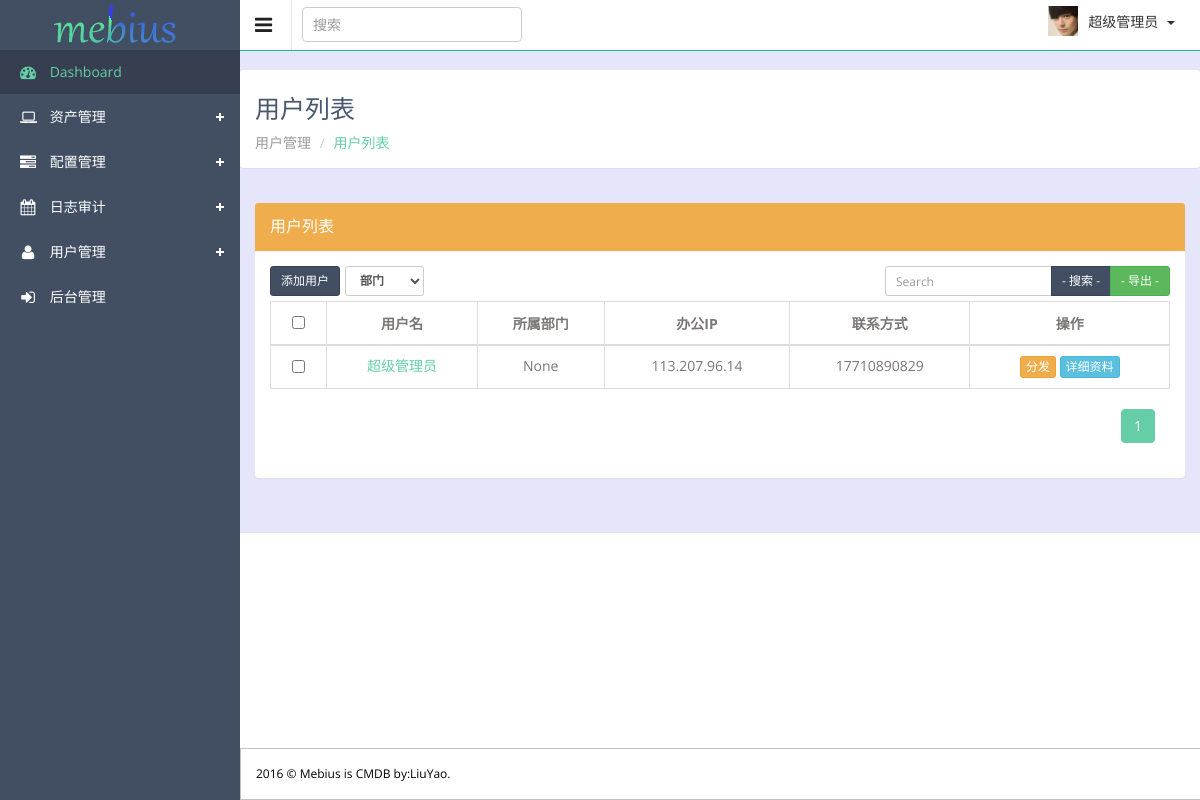
The app's page /member/user/ (signed in) with its own data.
### member/models.py (models this page shows, shortened)
class UserProfile(models.Model):
    user = models.OneToOneField(User,verbose_name='后台用户')
    name = models.CharField(max_length=32,verbose_name='姓名')
    head_img = models.ImageField(blank=True,null=True,upload_to="uploads/portrait",verbose_name='头像')
    email = models.EmailField(max_length=64,blank=True,null=True,verbose_name='邮箱')
    phone = models.CharField(verbose_name='手机号',max_length=128)
    department = models.ForeignKey('Group',verbose_name='部门',null=True,blank=True)
    ip = models.GenericIPAddressField(max_length=32,verbose_name='办公IP')
    secret_key = models.TextField(verbose_name='密钥')
    memo = models.TextField(verbose_name='备注', null=True, blank=True)
    create_date  = models.DateField(verbose_name='注册时间',auto_now=True)
    class Meta:
        verbose_name = '成员'
        verbose_name_plural = '成员'

### member/views.py (the view)
@login_required
def user(request):
    group = models.Group.objects.all()
    userlist = models.UserProfile.objects.all()
    paginator = Paginator(userlist,10)
    page = request.GET.get('page')
    try:
        userlist_objs = paginator.page(page)
        print(userlist_objs)
    except PageNotAnInteger:
        userlist_objs = paginator.page(1)
    except EmptyPage:
        userlist_objs = paginator.page(paginator.num_pages)
    return render(request,'member/user.html',{'userlist_objs':userlist_objs,'group':group})

### member/templatetags/memtags.py (called while the page is built)
@register.filter
def cut_url(img):
    try:
        url = img.name.split("/",maxsplit=1)[-1]
        return url
    except:
        return 1

@register.simple_tag
def gusee_page(current_page,loop_num):
    offset = abs(current_page - loop_num)
    if offset <5:
        if current_page == loop_num:
            page_ele = ''' <li class="paginate_button active"  aria-controls="editable" tabindex="0"><a class="page" href="?page=%s"  title="第%s页">%s</a></li>'''%(loop_num,loop_num,loop_num)
        else:
            page_ele = ''' <li class="paginate_button"  aria-controls="editable" tabindex="0"><a class="page" href="?page=%s"  title="第%s页">%s</a></li>'''%(loop_num,loop_num,loop_num)
        return format_html(page_ele)
    else:
        return ''

### templates/member/user.html (shortened to what this page needs)
{% extends 'master/base.html' %}
{% load memtags %}
{% block main-title %}用户列表{% endblock %}
{% block main-father %}用户管理{% endblock %}
{% block main-name %}用户列表{% endblock %}
{% block content %}
<div class="wrapper">
        <div class="panel panel-warning">
            <div class="panel-heading">
                <h3 class="panel-title">用户列表</h3>
            </div>
            <div class="panel-body">
                <form id="assetform">
                                     <div class="col-sm-1" style="padding-left: 0">
                            <a href="" id="adduser" class="btn btn-sm btn-primary "> 添加用户 </a>
                        </div>
                        <div class="col-sm-7" style="padding-left: 0">
                            <label>
                                <select name="idc" class="form-control m-b input-sm" onchange="">
                                    <option value="">部门</option>
                                </select>
                            </label>
                        </div>
                        <div class="col-sm-4" style="padding-right: 0">
                             <div class="input-group inline-group">
                                <input type="text" class="form-control m-b input-sm" id="search_input" name="keyword" value="" placeholder="Search">
                                <div class="input-group-btn">
                                    <button id='search_btn' href="#" type="button" class="btn btn-sm btn-primary search-btn"  onclick="change_info()">
                                        - 搜索 -
                                    </button>
                                    <button type="button" href="#" name="export" class="btn btn-sm btn-success search-btn-excel" onclick="return false">
                                        - 导出 -
                                    </button>
                                </div>
                            </div>
                        </div>
                    <table class="table  table-bordered " id="editable" name="editable">
                            <thead>
                                <tr>
                                    <th class="text-center">
                                        <input id="checkall" type="checkbox" class="i-checks" name="checkall" value="checkall" data-editable='false' onclick="check_all('asset_form')">
                                    </th>
                                    <th class="text-center">用户名 </th>
                                    <th class="text-center" name="ip">所属部门</th>
                                    <th class="text-center">办公IP</th>
                                    <th class="text-center">联系方式</th>
                                    <th class="text-center"> 操作 </th>
                                </tr>
                            </thead>
                            <tbody>
                                {% for user in userlist_objs %}
                                <tr class="gradeX">
                                    <td class="text-center" name="id" value="{{ user.id }}" data-editable='false'>
                                        <input name="id" value="{{ user.id }}" type="checkbox" class="i-checks">
                                    </td>
                                    <td class="text-center hostname"> <a href="{% url 'userdetail' user.id %}">{{ user.name }}</a></td>
                                    <td class="text-center">{{ user.department }}</td>
                                    <td class="text-center">{{ user.ip }}</td>
                                    <td class="text-center">{{ user.phone }}</td>
                                    <td class="text-center" data-editable='false'>
                                        <a value="#" class="conn btn btn-xs btn-warning">分发</a>
                                        <a href="{% url 'userdetail' user.id %}" class="btn btn-xs btn-info">详细资料</a>
                                    </td>
                                </tr>
                                {% endfor %}
                            </tbody>
                        </table>
                    <div class="col-sm-6">
                    </div>
                        <div class="col-sm-6">
                                        <div class="dataTables_paginate paging_simple_numbers" id="editable_paginate">
                                            <ul class="pagination" style="margin-top: 0; float: right">
                                             {% for page_num in userlist_objs.paginator.page_range %}
                                                {% gusee_page userlist_objs.number page_num %}
                                            {% endfor %}
                                            </ul>
                                        </div>
                        </div>
                </form>
            </div>
</div>
        </div>
{% endblock %}

### templates/master/base.html (shortened to what this page needs)
{% load memtags %}
<!DOCTYPE html>
<html lang="en">
<head>
  <link href="/statics/css/base.css" rel="stylesheet">
  <link href="/statics/css/buttons.css" rel="stylesheet">
<link rel="stylesheet" type="text/css" href="/statics/plugins/sweetalert/sweetalert.css">
</head>
<body class="sticky-header">
<section>
    <div class="left-side sticky-left-side">
        <div class="logo">
            <a href="{% url 'index' %}"><img src="/statics/images/logo1.png" alt=""></a>
        </div>
        <div class="left-side-inner">
            <ul class="nav nav-pills nav-stacked custom-nav">
                <li class="active"><a href="{% url 'index' %}"><i class="fa fa-dashboard"></i> <span>Dashboard</span></a></li>
                <li class="menu-list"><a href=""><i class="fa fa-laptop"></i> <span>资产管理</span></a>
                </li>
                <li class="menu-list"><a href=""><i class="fa fa-tasks"></i> <span>配置管理</span></a>
                </li>
                <li class="menu-list"><a href=""><i class="fa fa-calendar"></i> <span>日志审计</span></a>
                </li>
                <li class="menu-list"><a href=""><i class="fa fa-user"></i> <span>用户管理</span></a>
                </li>
                <li><a href="/admin/"><i class="fa fa-sign-in"></i> <span>后台管理</span></a></li>
            </ul>
        </div>
    </div>
    <div class="main-content" >
        <div class="header-section">
            <a class="toggle-btn"><i class="fa fa-bars"></i></a>
            <form class="searchform" action="#" method="post">
                <input type="text" class="form-control" name="keyword" placeholder="搜索" />
            </form>
            <div class="menu-right" style="">
                <ul class="notification-menu">
                    <li>
                        <img alt="" src="/statics/{{ request.user.userprofile.head_img | cut_url }}" style="width:30px;height:30px;float:left;margin-top:6px;"/>
                        <a href="#" class="btn btn-default dropdown-toggle" data-toggle="dropdown">
                            <span id="user">{% block username %}{{ request.user.userprofile.name }}{% endblock %}</span>
                            <span class="caret"></span>
                        </a>
                    </li>
                </ul>
            </div>
        </div>
        <div class="page-heading panel">
            <h3>
                 {% block main-title %}仪表盘{% endblock %}
            </h3>
            <ul class="breadcrumb">
                <li>
                    <a href="#">{% block main-father %}Dashboard{% endblock %}</a>
                </li>
                <li class="active">{% block main-name %}Dashboard{% endblock %}</li>
            </ul>
        </div>
        {% block content %}{% endblock %}
        <footer style="position:fixed;border: 1px solid silver;color:black">
            2016 &copy; Mebius is CMDB  by:LiuYao.
        </footer>
    </div>
</section>
</body>
</html>

### statics/css/base.css (style rules this page uses)
body { background: white; font-family: 'Open Sans', sans-serif; color: #7a7676; line-height: 20px; overflow-x: hidden; font-size: 14px; }
input, select, textarea { font-family: 'Open Sans', sans-serif; color: #767676; }
a { color: #65CEA7; }
h1, h2, h3, h4, h5 { font-family: 'Open Sans', sans-serif; }
.left-side { background: #424f63; width: 240px; position: absolute; top: 0; left: 0; }
.sticky-left-side { position: fixed; height: 100%; overflow-y: auto; z-index: 100; }
.logo { padding-top: 5px; height: 50px; }
.logo a { font-size: 28px; color: #fff; margin: 0 0 0 20px; text-decoration: none; display: inline-block; }
.sticky-left-side .custom-nav { margin-top: 50px; }
.left-side-inner { padding: 0px; margin-bottom: 50px; }
.custom-nav { margin-bottom: 10px; }
.custom-nav > li > a { color: #fff; padding: 12px 20px; border-radius: 0; -webkit-border-radius: 0; }
.custom-nav > li.menu-list > a { background: transparent url(../images/plus-white.png) no-repeat 93% center; }
.custom-nav > li.active > a, .custom-nav > li.active > a:hover, .custom-nav > li.active > a:focus { background-color: #353f4f; color: #65cea7; }
.custom-nav li .fa { font-size: 16px; vertical-align: middle; margin-right: 10px; width: 16px; text-align: center; }
.header-section { background: #fff; border-bottom: 1px solid #eff0f4; }
.header-section::after { clear: both; display: block; content: ''; }
.toggle-btn { width: 52px; height: 50px; font-size: 20px; padding: 15px; cursor: pointer; float: left; color: #212121; border-right: 1px solid #e7e7e7; -moz-transition: all 0.2s ease-out 0s; -webkit-transition: all 0.2s ease-out 0s; transition: all 0.2s ease-out 0s; }
.searchform input { box-shadow: none; float: left; font-size: 14px; height: 35px; margin: 7px 0 0 10px; padding: 10px; width: 220px; }
.menu-right { float: right; margin-right: 15px; }
.notification-menu { list-style: none; }
.notification-menu > li { display: inline-block; float: left; position: relative; }
.notification-menu .dropdown-toggle { padding: 12px 10px; border-color: #fff; background: #fff; -moz-border-radius: 0; -webkit-border-radius: 0; border-radius: 0; border: none; }
.notification-menu .dropdown-toggle .caret { margin-left: 5px; }
.sticky-header .logo { position: fixed; top: 0; left: 0; width: 240px; z-index: 100; background: #424f63; }
.sticky-header .logo img { margin-left:25px; }
.sticky-header .header-section { border-bottom-color: #1ab394; position: fixed; top: 0; left: 240px; width: 100%; z-index: 100; }
.sticky-header .main-content { padding-top: 50px; }
.sticky-header .menu-right { margin-right: 255px; }
.main-content { margin-left: 240px; background: #E6E6FA; height:100%; }
.page-heading { margin-top:20px; padding: 15px; position: relative; }
.page-heading h3 { color: #49586e; font-size: 25px; font-weight: normal; margin: 10px 0; }
.page-heading .breadcrumb { padding: 0; margin: 0; background: none; }
.page-heading .breadcrumb a { color: #999999; }
.page-heading .breadcrumb li.active { color: #65CEA7; }
.wrapper { padding: 15px; }
.wrapper::after { clear: both; display: block; content: ''; margin-bottom: 20px; }
footer { background: #fff; padding: 15px; color: #7A7676; font-size: 12px; position: static; bottom: 0; width: 100%; border-top: 1px solid #eff0f4; }

### records on screen
UserProfile: {{ user.id }} 20 (drawn), name "超级管理员", department "None", ip "113.207.96.14", phone "17710890829"

### other values on screen
{{ request.user.userprofile.name }} "超级管理员"
